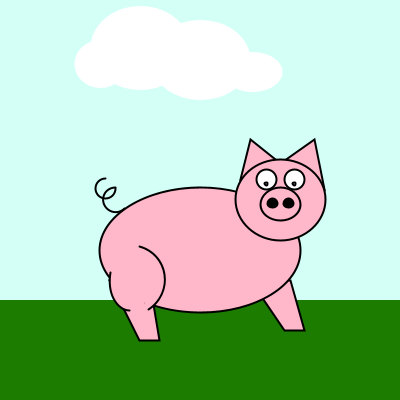
Frame 1 (no input)
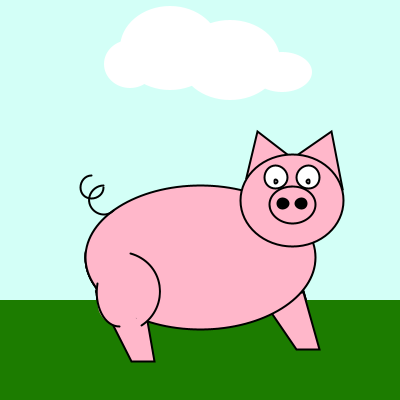
Frame 60 (the mouse pressed at the canvas centre just before this capture)
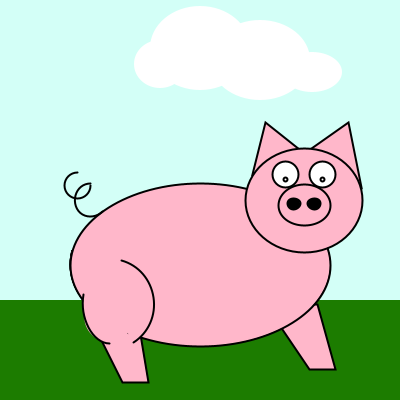
Frame 120 (the mouse held since frame 60 and released just before this capture)

The Processing sketch that drew these frames (run headless with seeded random() and noise(); from frame 60 on, the mouse is pressed at the canvas centre):

// Processing sketch: processing_108804
// ── processing_108804.pde

//Copyright Colleen Clifford 8 Sept. 2013 Pittsburgh, PA


  float x, y, wd, ht;
void setup()
{
  size(400, 400);
  rectMode(CENTER);
  background(211, 255, 247);
  frameRate (10);
  
  //variables
  x= width*.5;
  y= height*.5;
  wd= width*.5;
  ht= height*.5;
}

void draw()
{ 
  noStroke();
  fill(211, 255, 247);
  rect(x, y- height*.5, width*2, height*1.25);
  fill(28, 124, 0);
  rect(x, y+ height*.5, width*2, height*.5);
  
  fill(255, 183, 202);
  stroke(0, 0, 0);
  strokeWeight(2);
  
  wd= wd+.5;
  ht= ht+.5;
   
  //front leg
  quad(x+ wd*.45, y+ ht*.4, x+ wd*.25, y+ ht*.4,  x+ wd*.42, y+ ht*.65, x+ wd*.52, y+ ht*.65);
  //back leg
  quad(x- wd*.45, y+ ht*.4, x- wd*.25, y+ ht*.4,  x- wd*.2, y+ ht*.7, x- wd*.3, y+ ht*.7);
  //body
  ellipse(x, y+ ht*.25, wd, ht*.625);
  triangle(x+ wd*.25, y- ht*.3, x+ wd*.4, y- ht*.18, x+ wd*.2, y- ht*.1);
  triangle(x+ wd*.57, y- ht*.3, x+ wd*.62, y- ht*.05, x+ wd*.4, y- ht*.18);
  ellipse(x+ wd*.4, y, wd*.45, ht*.4);
  ellipse(x+ wd*.4, y+ ht*.02, wd*.2, ht*.16);
  fill(0, 0, 0);
  ellipse(x+ wd*.44, y+ ht*.015, wd*.05, ht*.04);
  ellipse(x+ wd*.36, y+ ht*.015, wd*.05, ht*.04);
  fill(255, 255, 255);
  ellipse(x+ wd*.33, y- ht*.1, wd*.1, ht*.1);
  ellipse(x+ wd*.47, y- ht*.1, wd*.1, ht*.1);
  ellipse(x+ wd*.33, y- ht*.08, wd*.015, ht*.015);
  ellipse(x+ wd*.47, y- ht*.08, wd*.015, ht*.015);
  //tail
  noFill();
  arc(x- wd*.47, y- ht*.055, wd*.1, ht*.1, 0, PI+HALF_PI);
  arc(x- wd*.42, y, wd*.125, ht*.125, QUARTER_PI, PI+HALF_PI);
  //backleg
  fill(255, 183, 202);
  noStroke();
  ellipse(x- wd*.35, y+ ht*.45, wd*.19, ht*.19);
  stroke(0, 0, 0);
  strokeWeight(2);
  arc(x- wd*.35, y+ ht*.4, wd*.35, ht*.35, -1.3, 1);
  arc(x- wd*.35, y+ ht*.4, wd*.2, ht*.3, HALF_PI, 3.4);
  //clouds
  noStroke();
  fill(255, 255, 255);
  ellipse(wd, y- height*.35, width*.25, height*.2);
  ellipse(wd+ width*.13, y- height*.32, width*.15, height*.1);
  ellipse(wd- width*.15, y- height*.38, width*.25, height*.21);
  ellipse(wd- width*.25, y- height*.34, width*.13, height*.12);
}

void mousePressed() //move legs
{
  noStroke();
  fill(211, 255, 247);
  rect(x, y- height*.5, width*2, height*1.25);
  fill(28, 124, 0);
  rect(x, y+ height*.5, width*2, height*.5);
  
  fill(255, 183, 202);
  stroke(0, 0, 0);
  strokeWeight(2);
  
  //front leg
  quad(x+ wd*.45, y+ ht*.4, x+ wd*.25, y+ ht*.4,  x+ wd*.22, y+ ht*.65, x+ wd*.32, y+ ht*.65);
  //back leg
  quad(x- wd*.45, y+ ht*.4, x- wd*.25, y+ ht*.4,  x- wd*.3, y+ ht*.7, x- wd*.4, y+ ht*.7);
  //body
  ellipse(x, y+ ht*.25, wd, ht*.625);
  triangle(x+ wd*.2, y- ht*.3, x+ wd*.4, y- ht*.18, x+ wd*.2, y- ht*.1);
  triangle(x+ wd*.57, y- ht*.3, x+ wd*.62, y- ht*.05, x+ wd*.4, y- ht*.18);
  ellipse(x+ wd*.4, y, wd*.45, ht*.4);
  ellipse(x+ wd*.4, y+ ht*.02, wd*.2, ht*.16);
  fill(0, 0, 0);
  ellipse(x+ wd*.44, y+ ht*.02, wd*.05, ht*.04);
  ellipse(x+ wd*.36, y+ ht*.02, wd*.05, ht*.04);
  fill(255, 255, 255);
  ellipse(x+ wd*.33, y- ht*.1, wd*.1, ht*.1);
  ellipse(x+ wd*.47, y- ht*.1, wd*.1, ht*.1);
  ellipse(x+ wd*.33, y- ht*.08, wd*.015, ht*.015);
  ellipse(x+ wd*.47, y- ht*.08, wd*.015, ht*.015);
  //tail
  noFill();
  arc(x- wd*.47, y- ht*.055, wd*.1, ht*.1, 0, PI+HALF_PI);
  arc(x- wd*.42, y, wd*.125, ht*.125, QUARTER_PI, PI+HALF_PI);
  //backleg
  fill(255, 183, 202);
  noStroke();
  ellipse(x- wd*.35, y+ ht*.45, wd*.19, ht*.19);
  stroke(0, 0, 0);
  strokeWeight(2);
  arc(x- wd*.35, y+ ht*.4, wd*.35, ht*.35, -1.3, 1);
  arc(x- wd*.35, y+ ht*.4, wd*.2, ht*.3, HALF_PI, 3.4);
   //clouds
  noStroke();
  fill(255, 255, 255);
  ellipse(wd, y- height*.35, width*.25, height*.2);
  ellipse(wd+ width*.13, y- height*.32, width*.15, height*.1);
  ellipse(wd- width*.15, y- height*.38, width*.25, height*.21);
  ellipse(wd- width*.25, y- height*.34, width*.13, height*.12);
}
